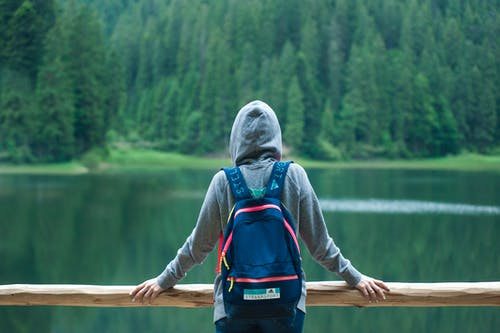
#> input picture learning_opencv/Resources/image2.jpeg, 500 x 333 px, found by its file name
$ python main.py
#> lines starting #> are read from the running program, lines starting #| are printed output that depends on the picture; after the words box and inside, x2 and y2 are one past the last pixel; in counts of white or black regions, pixels touching at a corner belong together
# functions required
import cv2
import numpy as np
img= cv2.imread("/home/softuvo/Garima/CNN/Resources/image2.jpeg")
#> img is the input picture: shape (333, 500, 3); mean B, G, R 92.3, 103.9, 58.7
kernel =np.ones((5,5), np.uint8)
imgGray= cv2.cvtColor(img, cv2.COLOR_BGR2GRAY) #cvtcolor converts the image into  different colors.
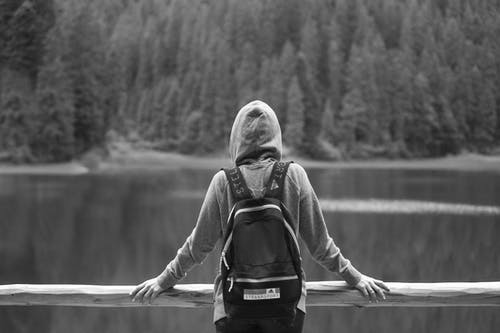
#> imgGray: shape (333, 500); min 2, max 255, mean 89
imgBlur=cv2.GaussianBlur(imgGray, (3,3), 0)
imgBlur1=cv2.GaussianBlur(imgGray, (7,7), 0)
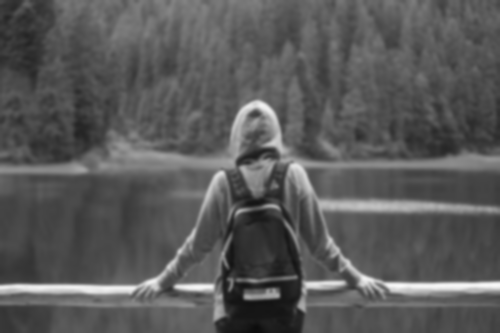
#> imgBlur1: shape (333, 500); min 12, max 248, mean 89

# edge detector
imgCanny= cv2.Canny(img, 150,200)
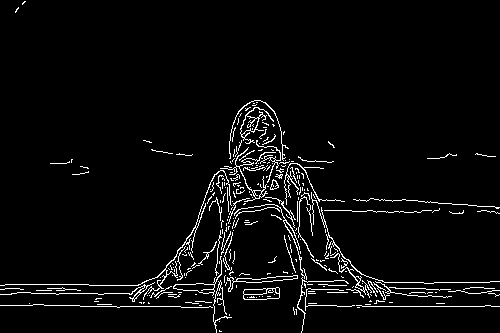
#> imgCanny: shape (333, 500); 4% white in thin lines or dots

# dilaton
imgDilation= cv2.dilate(imgCanny,kernel, iterations=1)
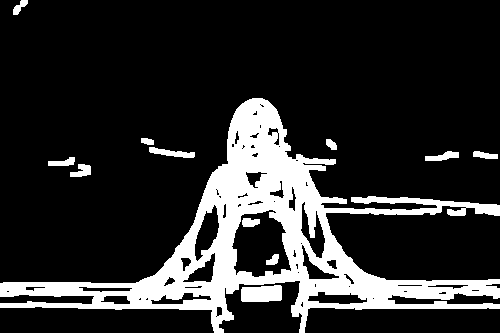
#> imgDilation: shape (333, 500); 17.5% white; 12 white regions, largest, box (x1, y1, x2, y2) and area: (0, 98, 500, 333) 27141, (241, 285, 282, 302) 626, (149, 147, 195, 158) 261

# erosion- make the image thinner
imgEroded= cv2.erode(imgDilation, kernel, iterations=1)
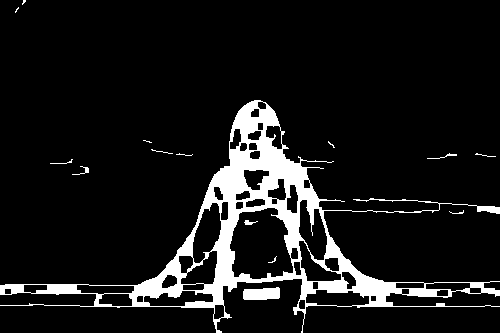
#> imgEroded: shape (333, 500); 9.5% white; 15 white regions (6 under 20 px), largest, box (x1, y1, x2, y2) and area: (0, 100, 500, 333) 15166, (243, 287, 280, 300) 410, (427, 153, 457, 159) 42

cv2.imshow("Original Image", img)
cv2.imshow("Gray Image", imgGray)
cv2.imshow("Blurr Image", imgBlur)
cv2.imshow("Blurr1 Image", imgBlur1)
cv2.imshow("Canny Image", imgCanny)
cv2.imshow("Dilation Image", imgDilation)
cv2.imshow("Eroded Image", imgEroded)
cv2.waitKey(0)

$ run again, with learning_opencv/Resources/cards.jpg copied over learning_opencv/Resources/image2.jpeg
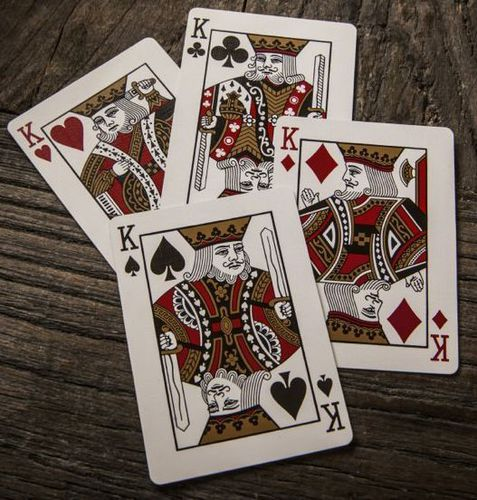
#> input picture learning_opencv/Resources/cards.jpg, 477 x 500 px, found by its file name
#> img is the input picture: shape (500, 477, 3); mean B, G, R 88.1, 96.6, 109.6
#> `imgCanny= cv2.Canny(img, 150,200)`:
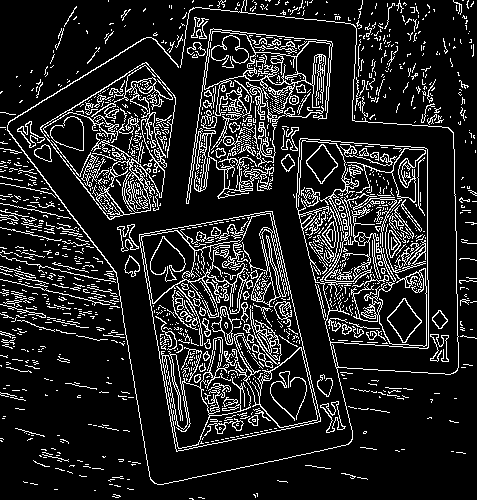
#> imgCanny: shape (500, 477); 13.8% white in thin lines or dots
#> imgDilation: shape (500, 477); 53.6% white; 318 black regions (196 under 20 px), largest, box (x1, y1, x2, y2) and area: (0, 317, 477, 500) 37905, (10, 10, 456, 482) 37371, (0, 0, 191, 112) 10632
#> `imgEroded= cv2.erode(imgDilation, kernel, iterations=1)`:
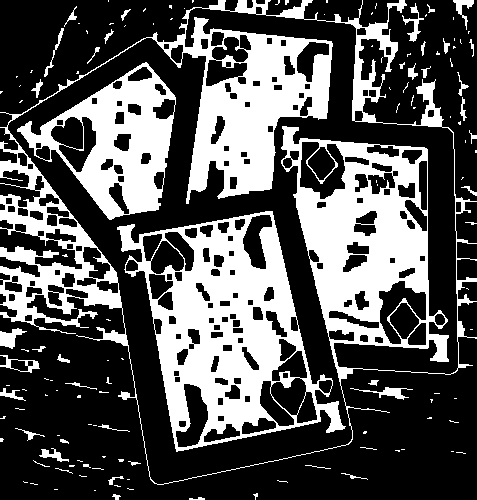
#> imgEroded: shape (500, 477); 33.4% white; 138 white regions (95 under 20 px), largest, box (x1, y1, x2, y2) and area: (0, 0, 477, 485) 44177, (117, 211, 346, 452) 21682, (17, 62, 176, 220) 10147
